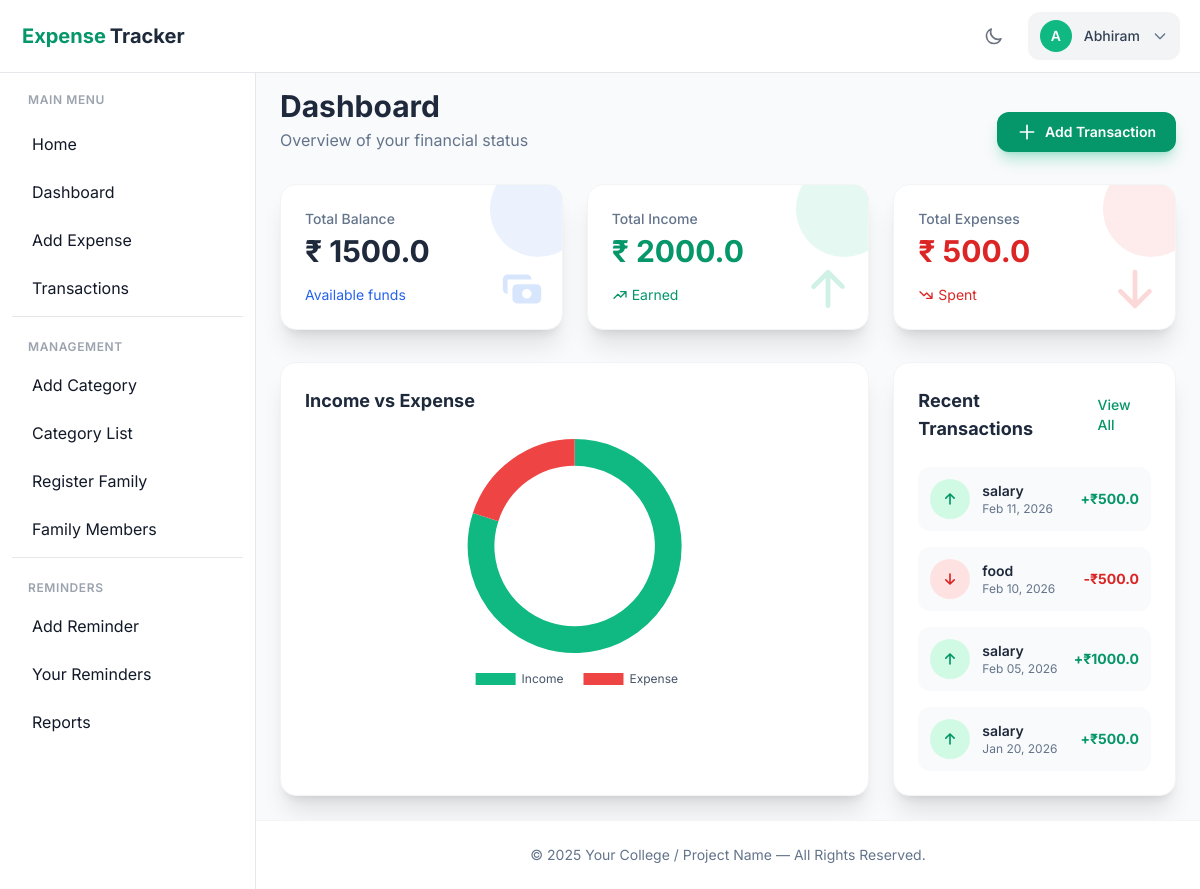
The app's page /user/dashboard1 (signed in), older data.
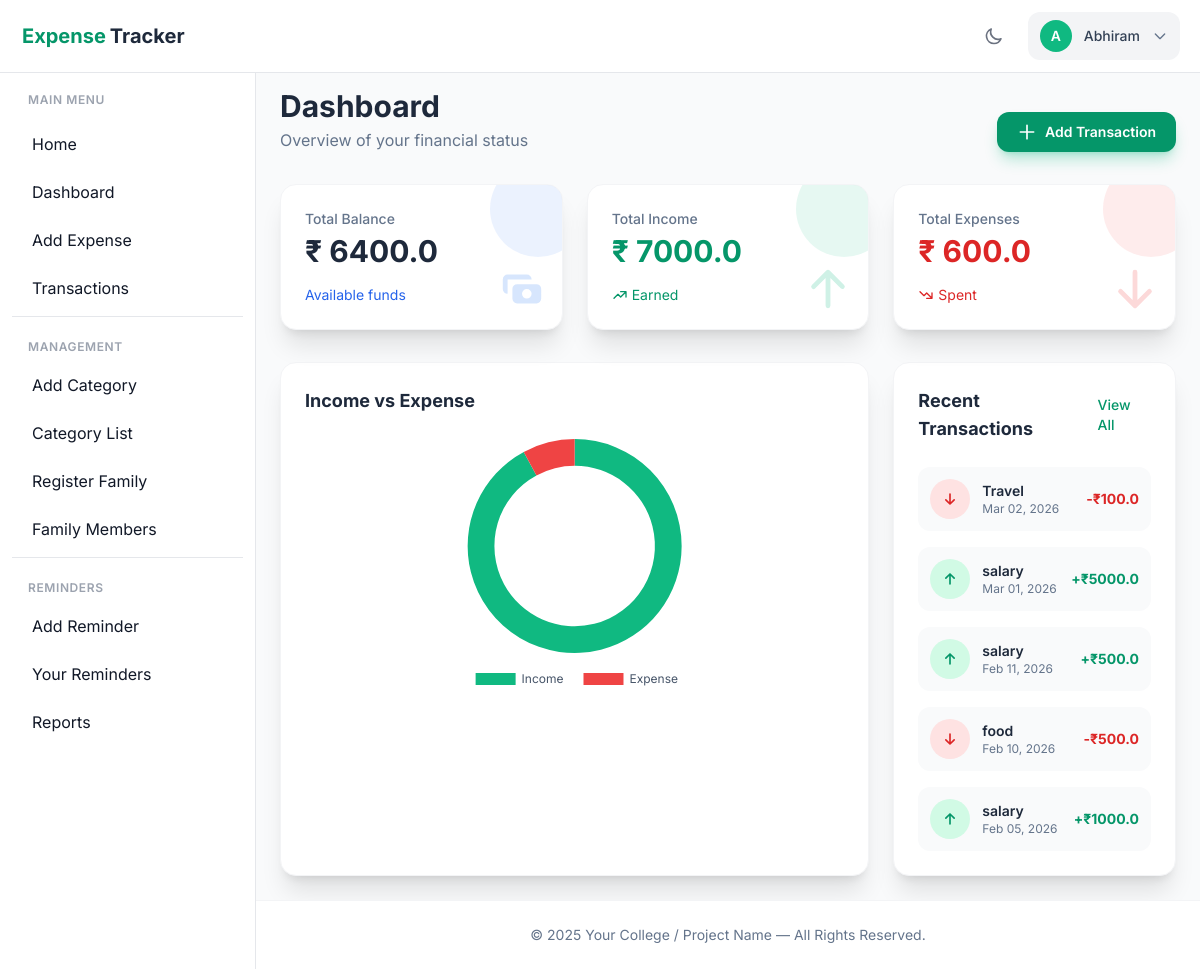
The same page, newer data.
### user/models.py (models this page shows)
class Transaction(models.Model):
    date = models.DateField()
    category_id = models.ForeignKey('Category', on_delete=models.CASCADE)
    amount = models.FloatField()
    Transaction_desc = models.CharField(max_length=100)
    Type = models.CharField(max_length=100)
    by = models.ForeignKey(
        Registration,
        related_name="transaction",
        on_delete=models.PROTECT
    )

class Category(models.Model):
    category_type = models.CharField(max_length=100)
    def __str__(self):
        return self.category_type

### user/views.py (the view)
# urls.py: path('user/dashboard1',views.Dashboard1_page, name='Dashboard1_page'),
def Dashboard1_page(request):
    user_id = request.session.get('user_id')
    if not user_id:
        return redirect('user_login_page')
    user = get_object_or_404(Registration, id=user_id)
    role = user.role
    transactions = Transaction.objects.filter(by=user).order_by('-date')
    income = transactions.filter(Type__icontains="income").aggregate(total=Sum("amount"))["total"] or 0
    expense = transactions.filter(Type__icontains="expense").aggregate(total=Sum("amount"))["total"] or 0
    balance = income - expense
    recent_transactions = transactions[:5]
    context = {
        'role': role,
        'user': user,
        'income_total': income,
        'expense_total': expense,
        'balance': balance,
        'transactions': recent_transactions,
        'forms': DashboardForm() # Keep existing form just in case
    }
    return render(request, 'dashboard1.html', context)

### user/templates/dashboard1.html (shortened to what the changed rows need)
{% extends 'base_dashboard.html' %}
{% load static %}
{% load widget_tweaks %}
{% block content %}
<div class="animate-fade-in-up">
  <div class="flex flex-col md:flex-row justify-between items-start md:items-end mb-8 gap-4">
    <div>
      <h1 class="text-3xl font-bold text-slate-800 dark:text-white">Dashboard</h1>
    </div>
  </div>
  <div class="grid grid-cols-1 md:grid-cols-3 gap-6 mb-8 transition-all">
    <div
      class="p-6 rounded-2xl bg-white dark:bg-slate-800 shadow-xl border border-gray-100 dark:border-slate-700 relative overflow-hidden group hover:scale-[1.02] transition-transform duration-300">
      <div class="relative z-10">
        <p class="text-sm font-medium text-slate-500 dark:text-slate-400 mb-1">Total Balance</p>
        <h3 class="text-3xl font-bold text-slate-800 dark:text-white">₹ {{ balance|default:"0" }}</h3>
        <div class="mt-4 flex items-center text-sm text-blue-600 dark:text-blue-400">
          <span>Available funds</span>
        </div>
      </div>
    </div>
    <div
      class="p-6 rounded-2xl bg-white dark:bg-slate-800 shadow-xl border border-gray-100 dark:border-slate-700 relative overflow-hidden group hover:scale-[1.02] transition-transform duration-300">
      <div class="relative z-10">
        <p class="text-sm font-medium text-slate-500 dark:text-slate-400 mb-1">Total Income</p>
        <h3 class="text-3xl font-bold text-emerald-600 dark:text-emerald-400">₹ {{ income_total|default:"0" }}</h3>
        <div class="mt-4 flex items-center text-sm text-emerald-600 dark:text-emerald-400">
          <svg class="w-4 h-4 mr-1" fill="none" stroke="currentColor" viewBox="0 0 24 24">
            <path stroke-linecap="round" stroke-linejoin="round" stroke-width="2" d="M13 7h8m0 0v8m0-8l-8 8-4-4-6 6">
            </path>
          </svg>
          <span>Earned</span>
        </div>
      </div>
    </div>
    <div
      class="p-6 rounded-2xl bg-white dark:bg-slate-800 shadow-xl border border-gray-100 dark:border-slate-700 relative overflow-hidden group hover:scale-[1.02] transition-transform duration-300">
      <div class="relative z-10">
        <p class="text-sm font-medium text-slate-500 dark:text-slate-400 mb-1">Total Expenses</p>
        <h3 class="text-3xl font-bold text-red-600 dark:text-red-400">₹ {{ expense_total|default:"0" }}</h3>
        <div class="mt-4 flex items-center text-sm text-red-600 dark:text-red-400">
          <svg class="w-4 h-4 mr-1" fill="none" stroke="currentColor" viewBox="0 0 24 24">
            <path stroke-linecap="round" stroke-linejoin="round" stroke-width="2" d="M13 17h8m0 0V9m0 8l-8-8-4 4-6-6">
            </path>
          </svg>
          <span>Spent</span>
        </div>
      </div>
    </div>
  </div>
  <div class="grid grid-cols-1 lg:grid-cols-3 gap-6">
    <div
      class="lg:col-span-2 bg-white dark:bg-slate-800 rounded-2xl shadow-xl border border-gray-100 dark:border-slate-700 p-6">
      <div class="relative h-64 w-full flex justify-center">
        <canvas id="incomeExpenseChart"></canvas>
      </div>
    </div>
    <div class="bg-white dark:bg-slate-800 rounded-2xl shadow-xl border border-gray-100 dark:border-slate-700 p-6">
      <div class="space-y-4">
        {% if transactions %}
        {% for t in transactions|slice:":5" %}
        <div
          class="flex items-center justify-between p-3 rounded-xl bg-gray-50 dark:bg-gray-700/50 hover:bg-gray-100 dark:hover:bg-gray-700 transition-colors">
          <div class="flex items-center gap-3">
            <div
              class="w-10 h-10 rounded-full flex items-center justify-center
                                    {% if t.Type == 'Income' %} bg-emerald-100 text-emerald-600 dark:bg-emerald-900/30 dark:text-emerald-400
                                    {% else %} bg-red-100 text-red-600 dark:bg-red-900/30 dark:text-red-400 {% endif %}">
              {% if t.Type == 'Income' %}
              <svg class="w-5 h-5" fill="none" stroke="currentColor" viewBox="0 0 24 24">
                <path stroke-linecap="round" stroke-linejoin="round" stroke-width="2" d="M7 11l5-5m0 0l5 5m-5-5v12">
                </path>
              </svg>
              {% else %}
              <svg class="w-5 h-5" fill="none" stroke="currentColor" viewBox="0 0 24 24">
                <path stroke-linecap="round" stroke-linejoin="round" stroke-width="2" d="M17 13l-5 5m0 0l-5-5m5 5V6">
                </path>
              </svg>
              {% endif %}
            </div>
            <div>
              <p class="text-sm font-semibold text-slate-800 dark:text-white truncate max-w-[120px]">{{ t.category_id }}
              </p>
              <p class="text-xs text-slate-500 dark:text-slate-400">{{ t.date|date:"M d, Y" }}</p>
            </div>
          </div>
          <div class="text-right">
            <p
              class="text-sm font-bold {% if t.Type == 'Income' %} text-emerald-600 dark:text-emerald-400 {% else %} text-red-600 dark:text-red-400 {% endif %}">
              {% if t.Type == 'Income' %}+{% else %}-{% endif %}₹{{ t.amount }}
            </p>
          </div>
        </div>
        {% endfor %}
        {% else %}
        <div class="text-center py-8">
          <p class="text-slate-500 dark:text-slate-400 text-sm">No transactions yet.</p>
        </div>
        {% endif %}
      </div>
    </div>
  </div>
</div>
{% endblock %}

Row changes from the older to the newer data that the page shows:
no longer on this page (row unchanged): Transaction: Type "Income" (drawn), category_id "salary", date "Jan 20, 2026", amount "500.0"
added Transaction: Type "Expense" (drawn), category_id "Travel", date "Mar 02, 2026", amount "100.0"
added Transaction: Type "Income" (drawn), category_id "salary", date "Mar 01, 2026", amount "5000.0"
Text that changed along with them:
{{ balance|default:"0" }}: "1500.0" → "6400.0"
{{ income_total|default:"0" }}: "2000.0" → "7000.0"
{{ expense_total|default:"0" }}: "500.0" → "600.0"
chart data {{ income_total|default:'0' }}: 2000.0 → 7000.0
chart data {{ expense_total|default:'0' }}: 500.0 → 600.0
